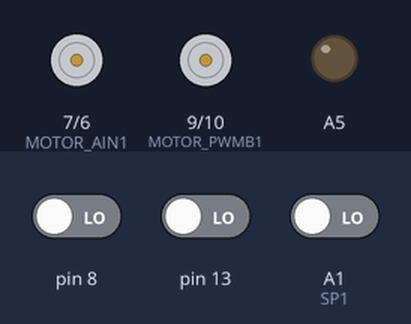
A sketch run on a simulated Arduino Uno, built with avr-gcc and run on an emulated ATmega328P. Parts: motor-driver pin pairs drawn as motors (green arrow = first pin HIGH = forward, orange = second pin HIGH = backward, longer = more drive, scaled by the enable pin), output pins drawn as LEDs (lit = HIGH). Inputs (shaded band) come from the test bench; at power-on: pin 13 LOW, pin 8 LOW, A1 (SP1) LOW. Pins used as bus, display or sensor lines are not drawn; what the sketch prints to the serial monitor is not drawn.

Above: at 1.2 s.
1.3 s: pin 13 driven HIGH
At 1.7 s:
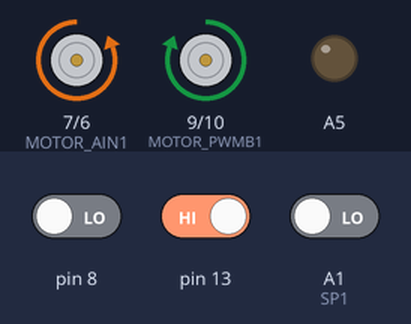
Timing chart, 0 to 4.3 s (numbered marks = the images above; inputs shaded):
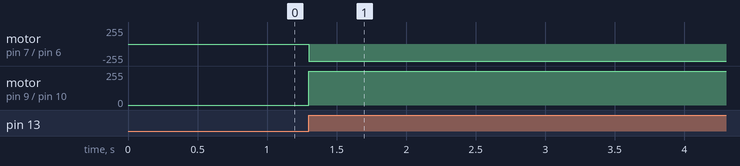

The sketch:

MegaSumo.ino
```cpp
//--------------------------------------Variables-------------------------------------

int valor_deteccion = 0;
int estado = 0;

//MOTORES IZQUIERDA POR FUNCION
#define MOTOR_PWMA 5
#define MOTOR_AIN2 6  // CAMBIAR SI LA DIRECCION MOTOR ESTA AL CONTRARIO 6 por 7
#define MOTOR_AIN1 7


//MOTORES DERECHA POR FUNCION
#define MOTOR_PWMB1 9  //direccion 1
#define MOTOR_PWMB2 10  //direccion 2

//SENSORES PISO ENFRENTE
#define SP1 A1
#define SP2 A2

//SENSORES PISO ATRAS
#define SP3 A3
#define SP4 A4

//SENSORES INFRARROJOS
#define IR_Front 11
#define IR_45Der 12
#define IR_45Izq 2
#define IR_Izq 3
#define IR_Der 4

//---------------------------------------------------------Funciones----------------------------------------------
void atras(int velocidad)
{
    analogWrite(MOTOR_PWMA, velocidad);
    digitalWrite(MOTOR_AIN1, LOW);
    digitalWrite(MOTOR_AIN2, HIGH);

  analogWrite(MOTOR_PWMB1, velocidad);
  analogWrite(MOTOR_PWMB2,0);

  }

void adelante(int velocidad)
{
    analogWrite(MOTOR_PWMA, velocidad);
    digitalWrite(MOTOR_AIN2, LOW);
    digitalWrite(MOTOR_AIN1, HIGH);

  analogWrite(MOTOR_PWMB2, velocidad);
  analogWrite(MOTOR_PWMB1,0);

  }

void alto(int velocidad)
{
    analogWrite(MOTOR_PWMA, velocidad);
    digitalWrite(MOTOR_AIN1, LOW);
    digitalWrite(MOTOR_AIN2, LOW);

  analogWrite(MOTOR_PWMB1, 0);
  analogWrite(MOTOR_PWMB2,0);

  }


void izquierda(int velocidad)
{
    analogWrite(MOTOR_PWMA, velocidad);
    digitalWrite(MOTOR_AIN1, LOW);
    digitalWrite(MOTOR_AIN2, HIGH);
  analogWrite(MOTOR_PWMB2, 0);
  analogWrite(MOTOR_PWMB1,velocidad);

  }

 void derecha(int velocidad)
{
    analogWrite(MOTOR_PWMA, velocidad);
    digitalWrite(MOTOR_AIN1, LOW);
    digitalWrite(MOTOR_AIN2, HIGH);

  analogWrite(MOTOR_PWMB2, velocidad);
  analogWrite(MOTOR_PWMB1,0);

  }


 bool lineaAtras()
{

  if(digitalRead(SP2)==0 or digitalRead(SP4==0))
  {
      return true;
  }
  else
  {
    return false;
  }
}

bool lineaEnfrente()
{

  if(digitalRead(SP1)==0 or digitalRead(SP3)==0)
  {
      return true;
  }
  else
  {
    return false;
  }
}


int deteccion()
{
  if(digitalRead(IR_Front)==1){
    return 1;
    }

  if (digitalRead(IR_45Der)==1){
    return 2;
    }

  if(digitalRead(IR_45Izq)==1){
    return 3;
    }

  if(digitalRead(IR_Der)==1){
    return 4;
    }

  if(digitalRead(IR_Izq)==1){
    return 5;
    }

    else return 0;

}

void setup() {
  //PWM MOTORES
  pinMode(MOTOR_PWMA,OUTPUT);
  pinMode(MOTOR_AIN2,OUTPUT);
  pinMode(MOTOR_AIN1,OUTPUT);
  pinMode(MOTOR_PWMB1, OUTPUT);
  pinMode(MOTOR_PWMB2, OUTPUT);

  //SENSORES LINEA
  pinMode(SP1, INPUT);
  pinMode(SP2, INPUT);
  pinMode(SP3, INPUT);
  pinMode(SP4, INPUT);

  //SENSORES INFRARROJOS
  pinMode(IR_Front, INPUT);
  pinMode(IR_45Der, INPUT);
  pinMode(IR_45Izq, INPUT);
  pinMode(IR_Der, INPUT);
  pinMode(IR_Izq, INPUT);

  pinMode(13, INPUT);
  pinMode(A5, OUTPUT);
  pinMode(8, INPUT);
  pinMode(0, OUTPUT);

  digitalWrite(0,HIGH);

  Serial.begin(9600);

  adelante(200);


}

void loop() {


if(digitalRead(8) == 1){
      estado = 0;
      }
 if(digitalRead(13) == 1){
  estado = 1;
 }

 Serial.print(estado);

 //TODO: Develop more strategies

if(estado == 0){
  alto(0);
  }

if(estado == 1){

  if(digitalRead(8) == 1){
    estado = 0;
    }

  if(!lineaEnfrente()){

    int direccion = deteccion();

    Serial.print(direccion);

    if(direccion == 1)//Front InfraRed Sensor
    {
      adelante(255);
    }
    else if ( direccion == 2)
    {
      derecha(125);
    }
    else if (direccion == 3 )
    {
      izquierda(125);
    }
    else if (direccion == 4)
    {
      derecha(255);
    }
    else if (direccion == 5)
    {
      izquierda(255);
    }
    else if(direccion == 0)
    {
      alto(255);
    }

  }
  else
  {
    atras(255);
    delay(550);
    alto(100);
  }
}
}
```

Measured:
- after the input at 1.3 s, motor on pin 7 (MOTOR_AIN1) / pin 6 (MOTOR_AIN2): stopped → backward 255/255 at once; motor on pin 9 (MOTOR_PWMB1) / pin 10 (MOTOR_PWMB2): stopped → forward 255/255 at once
